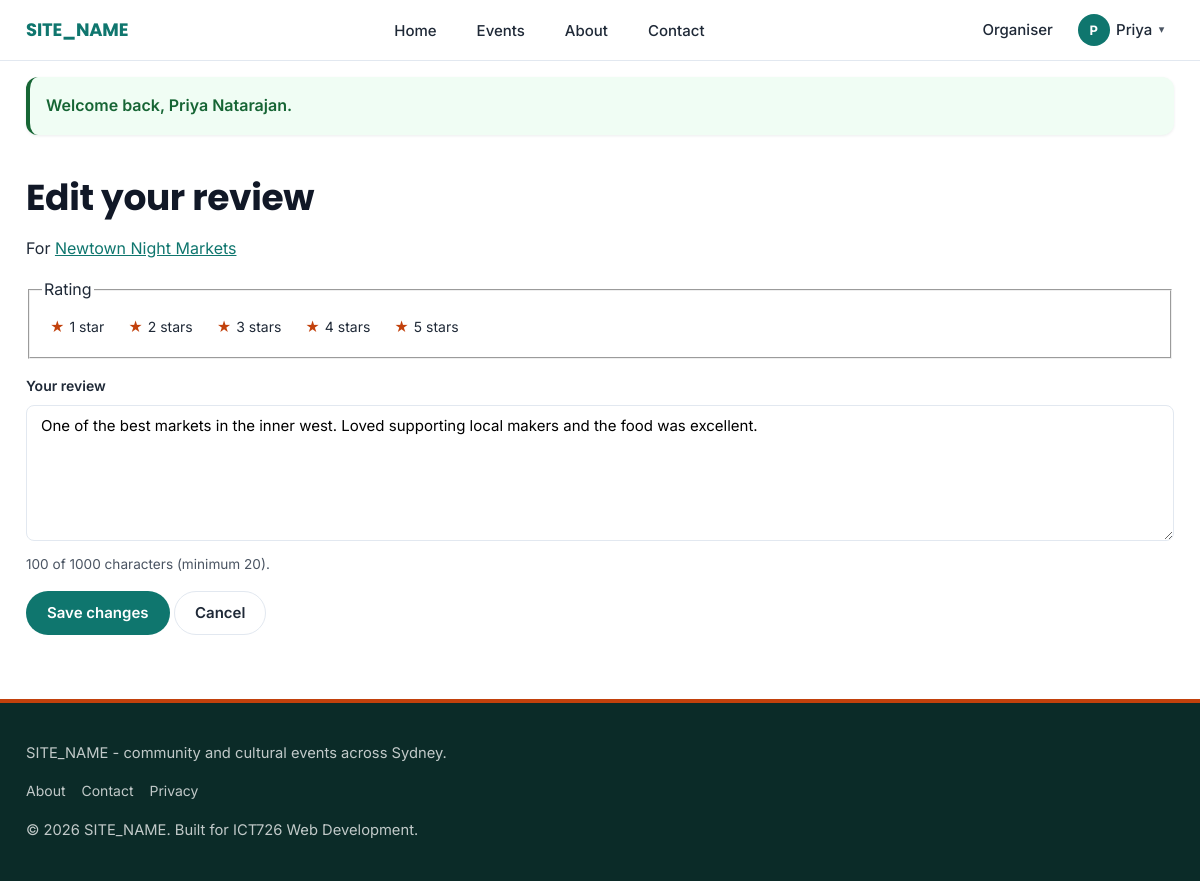
Screenshot of /review-form.php?event_id=1 (signed in) with the database file from the repository.
### tables this page shows
CREATE TABLE events (
    id              INT AUTO_INCREMENT PRIMARY KEY,
    organiser_id    INT NOT NULL,
    category_id     INT NOT NULL,
    venue_id        INT NOT NULL,
    title           VARCHAR(150) NOT NULL,
    slug            VARCHAR(180) NOT NULL,
    description     TEXT NOT NULL,
    image           VARCHAR(255) NULL,
    start_datetime  DATETIME NOT NULL,
    end_datetime    DATETIME NOT NULL,
    capacity        INT NOT NULL,
    price           DECIMAL(8,2) NOT NULL DEFAULT 0.00,
    status          ENUM('draft', 'published', 'cancelled') NOT NULL DEFAULT 'draft',
    created_at      DATETIME NOT NULL DEFAULT CURRENT_TIMESTAMP,
    updated_at      DATETIME NOT NULL DEFAULT CURRENT_TIMESTAMP ON UPDATE CURRENT_TIMESTAMP,

    UNIQUE KEY uq_events_slug (slug),

     
     
     
     
     
    CONSTRAINT fk_events_organiser FOREIGN KEY (organiser_id) REFERENCES users(id),
    CONSTRAINT fk_events_category  FOREIGN KEY (category_id)  REFERENCES categories(id),
    CONSTRAINT fk_events_venue     FOREIGN KEY (venue_id)     REFERENCES venues(id),

     
     
     
    INDEX idx_events_start_datetime (start_datetime),
    INDEX idx_events_status (status),
    INDEX idx_events_category_id (category_id)
);

CREATE TABLE reviews (
    id              INT AUTO_INCREMENT PRIMARY KEY,
    event_id        INT NOT NULL,
    user_id         INT NOT NULL,
    rating          TINYINT NOT NULL,
    comment         TEXT NOT NULL,
    is_hidden       TINYINT(1) NOT NULL DEFAULT 0,
    created_at      DATETIME NOT NULL DEFAULT CURRENT_TIMESTAMP,
    updated_at      DATETIME NOT NULL DEFAULT CURRENT_TIMESTAMP ON UPDATE CURRENT_TIMESTAMP,

     
     
     
     
     
    UNIQUE KEY uq_review_user_event (user_id, event_id),

    CONSTRAINT fk_reviews_event FOREIGN KEY (event_id) REFERENCES events(id) ON DELETE CASCADE,
    CONSTRAINT fk_reviews_user  FOREIGN KEY (user_id)  REFERENCES users(id)  ON DELETE CASCADE,

     
     
    INDEX idx_reviews_event (event_id, is_hidden)
);

### includes/functions.php (called while the page is built, shortened)
<?php
function getUserReview($pdo, $userId, $eventId) {
    $stmt = $pdo->prepare("SELECT * FROM reviews WHERE user_id = :userId AND event_id = :eventId");
    $stmt->execute(['userId' => $userId, 'eventId' => $eventId]);
    $review = $stmt->fetch();
    return $review !== false ? $review : null;
}

### includes/validate.php (called while the page is built, shortened)
<?php
function e($value) {
    return htmlspecialchars($value ?? '', ENT_QUOTES, 'UTF-8');
}

### review-form.php (the view, shortened to what this page needs)
<?php
require_once __DIR__ . '/includes/auth_guard.php';
$eventId = (int) ($_GET['event_id'] ?? 0);
$stmt = $pdo->prepare("SELECT * FROM events WHERE id = :id");
$stmt->execute(['id' => $eventId]);
$event = $stmt->fetch();
$eventUrl = '/event.php?slug=' . urlencode($event['slug']);
$existingReview = getUserReview($pdo, currentUserId(), $eventId);
$isEdit = $existingReview !== null;
$errors = [];
$comment = $existingReview['comment'] ?? '';
require_once __DIR__ . '/includes/header.php';
?>
<h1><?= $isEdit ? 'Edit your review' : 'Write a review' ?></h1>
<p class="event-meta">For <a href="<?= BASE_URL . $eventUrl ?>"><?= e($event['title']) ?></a></p>
<form method="post" action="<?= BASE_URL ?>/review-form.php?event_id=<?= (int) $eventId ?>" novalidate>
    <fieldset class="form-field" <?= isset($errors['rating']) ? 'aria-describedby="rating-error"' : '' ?>>
        <legend>Rating</legend>
        <div class="rating-input" id="ratingStars">
            <?php for ($i = 5; $i >= 1; $i--): ?>
                <span class="rating-star">
                    <label for="rating-<?= $i ?>">
                        <span class="rating-icon" aria-hidden="true">&#9733;</span>
                        <?= $i ?> star<?= $i === 1 ? '' : 's' ?>
                    </label>
                </span>
            <?php endfor; ?>
        </div>
    </fieldset>
    <div class="form-field">
        <label for="comment">Your review</label>
        <textarea id="comment" name="comment" rows="6" required minlength="20" maxlength="1000"
                  <?= isset($errors['comment']) ? 'class="has-error" aria-describedby="comment-error comment-count"' : 'aria-describedby="comment-count"' ?>><?= e($comment) ?></textarea>
        <p id="comment-count" class="char-counter" aria-live="polite">Between 20 and 1000 characters.</p>
    </div>
    <button type="submit" class="btn"><?= $isEdit ? 'Save changes' : 'Submit review' ?></button>
    <a class="btn btn-secondary" href="<?= BASE_URL . $eventUrl ?>">Cancel</a>
</form>
<?php require_once __DIR__ . '/includes/footer.php'; ?>

### assets/css/style.css (style rules this page uses)
:root { --color-primary: #0f766e; --color-primary-dark: #115e59; --color-primary-light: #14b8a6; --color-accent: #c2410c; --color-accent-light: #f97316; --color-text: #1f2937; --color-text-light: #4b5563; --color-bg: #ffffff; --color-bg-alt: #f4f8f7; --color-border: #e2e8f0; --color-error: #b91c1c; --color-error-bg: #fef2f2; --color-success: #166534; --color-success-bg: #f0fdf4; --color-warning: #854d0e; --color-warning-bg: #fef9c3; --font-heading: 'Poppins', 'Segoe UI', system-ui, -apple-system, Arial, sans-serif; --font-body: 'Inter', 'Segoe UI', system-ui, -apple-system, Arial, sans-serif; --radius-sm: 8px; --radius: 12px; --radius-lg: 20px; --radius-full: 999px; --shadow-sm: 0 1px 3px rgba(15, 23, 42, 0.08); --shadow-md: 0 6px 16px rgba(15, 23, 42, 0.10), 0 2px 4px rgba(15, 23, 42, 0.06); --shadow-lg: 0 16px 40px rgba(15, 23, 42, 0.16), 0 4px 10px rgba(15, 23, 42, 0.08); --transition: 180ms cubic-bezier(0.4, 0, 0.2, 1); --spacing-1: 0.5rem; --spacing-2: 1rem; --spacing-3: 1.5rem; --spacing-4: 2rem; --max-width: 1180px; }
* { box-sizing: border-box; }
html { scroll-behavior: smooth; }
body { margin: 0; font-family: var(--font-body); color: var(--color-text); background: var(--color-bg); line-height: 1.6; -webkit-font-smoothing: antialiased; }
a { color: var(--color-primary); transition: color var(--transition); }
h1, h2, h3 { margin: 0 0 var(--spacing-2); font-family: var(--font-heading); line-height: 1.25; letter-spacing: -0.01em; color: #111827; }
h1 { font-size: 1.75rem; }
@media (min-width: 768px) { h1 { font-size: 2.25rem; } }
main > h1, main > section h2, main > article h2 { position: relative; }
.form-field { margin-bottom: var(--spacing-2); }
label { display: block; font-size: 0.875rem; font-weight: 600; margin-bottom: var(--spacing-1); color: var(--color-text); }
input[type="text"], input[type="email"], input[type="password"], input[type="tel"], input[type="number"], input[type="date"], input[type="datetime-local"], input[type="search"], input[type="file"], select, textarea { width: 100%; padding: 0.625rem 0.875rem; border: 1px solid var(--color-border); border-radius: var(--radius-sm); font-family: var(--font-body); font-size: 0.9375rem; background: var(--color-bg); transition: border-color var(--transition), box-shadow var(--transition); }
.btn { display: inline-flex; align-items: center; justify-content: center; gap: var(--spacing-1); min-height: 2.75rem; padding: 0.625rem 1.25rem; border: 1px solid transparent; border-radius: var(--radius-full); background: var(--color-primary); color: #fff; font-family: var(--font-body); font-size: 0.9375rem; font-weight: 600; line-height: 1.2; text-decoration: none; text-align: center; cursor: pointer; transition: all var(--transition); }
.btn-secondary { background: transparent; color: var(--color-text); border-color: var(--color-border); }
.rating-input { display: flex; flex-direction: row-reverse; justify-content: flex-end; flex-wrap: wrap; gap: var(--spacing-1); }
.rating-input .rating-star { position: relative; display: inline-flex; }
.rating-input label { display: inline-flex; align-items: center; gap: 0.3rem; padding: var(--spacing-1); border-radius: var(--radius-sm); font-weight: normal; margin-bottom: 0; cursor: pointer; }
.rating-icon { color: var(--color-border); transition: color var(--transition); }
.rating-icon.is-filled { color: var(--color-accent); }
.char-counter { color: var(--color-text-light); font-size: 0.85rem; margin-top: 0.3rem; }

### rows the page displays
events: title "Newtown Night Markets"
reviews: comment "One of the best markets in the inner west. Loved supporting local makers and the food was excellent."

### other values shown
SITE_NAME "SITE_NAME"
$headerUserInitial "P"
$headerUserFirstName "Priya"
$flash['message'] "Welcome back, Priya Natarajan."
